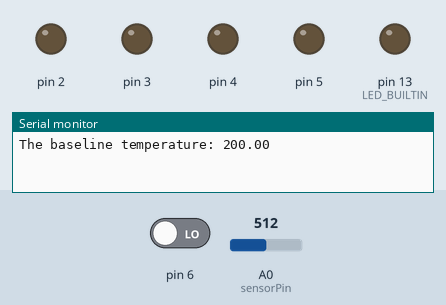
Recording of a sketch running on a simulated Arduino Uno, built with avr-gcc and run on an emulated ATmega328P. Parts: output pins drawn as LEDs (lit = HIGH), the last lines printed to the serial monitor. Dashed ring = blinking. The test bench sets the inputs (shaded band); at power-on: pin 6 LOW, A0 (sensorPin) = 512.

Above: at 2.0 s.
2.1 s: pin 6 driven HIGH
At 2.46 s:
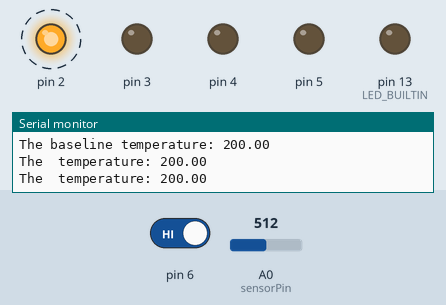
5.1 s: A0 (sensorPin) set to 517
At 5.48 s:
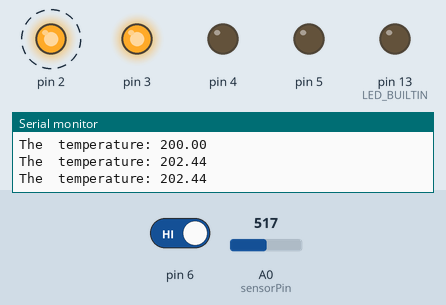
8.1 s: A0 (sensorPin) set to 716
At 8.5 s:
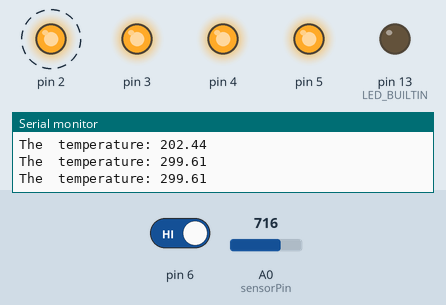
11.1 s: A0 (sensorPin) set to 511
At 11.67 s:
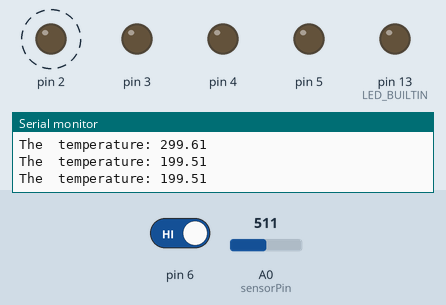
14.1 s: A0 (sensorPin) set to 900
At 14.69 s:
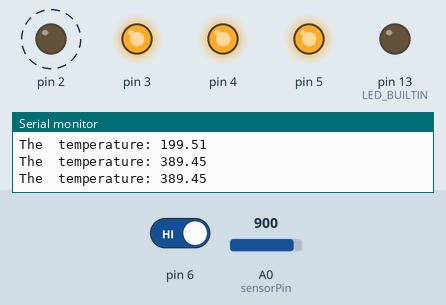
Timing chart, 0 to 18.1 s (numbered marks = the images above; inputs shaded):
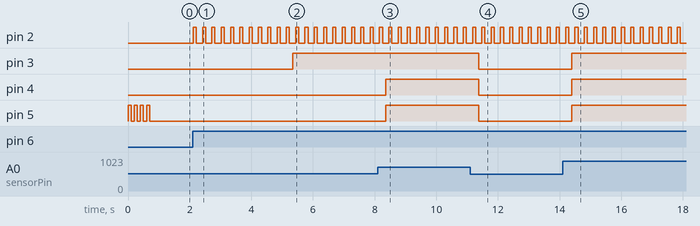

Measured:
- the behaviour switches between 516 and 517 on A0 (sensorPin) (found by bisection; images 1 and 2)
- after the input at 2.1 s, pin 2: alternates HIGH for 0.10 s and LOW for 0.20 s, starting at once
- after the input at 5.1 s, pin 3: LOW → HIGH after 0.24 s
- after the input at 8.1 s, pin 4, pin 5: LOW → HIGH after 0.26 s
- after the input at 11.1 s, pin 3–5: HIGH → LOW after 0.28 s
- after the input at 14.1 s, pin 3–5: LOW → HIGH after 0.30 s

The sketch:

sketch_apr11a.ino
```cpp
const int sensorPin = A0;
int analogInput;
float voltage, temp, bselnTemp;
void setup() {
  // put your setup code here, to run once:
  Serial.begin(9600);

  //pinMode definition
  pinMode(LED_BUILTIN, OUTPUT);
  pinMode(6, INPUT);
  for(int i = 2; i < 6; i++) {
    pinMode(i,OUTPUT);
    digitalWrite(i, LOW);
  };

  //Signal the start of the program
  for(int i = 0; i < 4; i++) {
    digitalWrite(5, HIGH);
    delay(100);
    digitalWrite(5, LOW);
    delay(100);
  };


  //Establish the baseline temperature
  for(int i = 0; i < 10; i++) {
    analogInput = analogRead(A0);
    voltage = (analogInput/1024.0) * 5.0;
    temp = (voltage - 0.5) * 100;
    bselnTemp += temp;
    delay(1);
  };
  bselnTemp = bselnTemp/10;
  Serial.print("\n\nThe baseline temperature: ");
  Serial.println(bselnTemp);
}

void loop() {
  // put your main code here, to run repeatedly:
  int buttonStatus = digitalRead(6);
  digitalWrite(LED_BUILTIN, 0);
  if(buttonStatus == 1) {
    /*for(int i = 3; i < 6; i++) {
      digitalWrite(i, LOW);
     };*/
    analogInput = analogRead(A0);
    voltage = (analogInput/1024.0) * 5.0;
    temp = (voltage - 0.5) * 100;
    //bselnTemp = temp;
    Serial.print("\nThe  temperature: ");
    Serial.println(temp);
    delay(1);
    digitalWrite(2, HIGH);
    delay(100);
    digitalWrite(2, LOW);
    delay(100);
  }
  analogInput = analogRead(A0);
  /*Serial.print("Sensor Value: ");
  Serial.print(analogInput);*/

  voltage = (analogInput/1024.0) * 5.0;
  /*Serial.print(", Voltage: ");
  Serial.print(voltage);*/

  temp = (voltage - 0.5) * 100;
  /*Serial.print(", Temperature: ");
  Serial.println(temp);*/

  if(temp < bselnTemp) {
    for(int i = 3; i < 6; i++) {
      digitalWrite(i, LOW);
   };
  }else if(temp >= bselnTemp+2 && temp < bselnTemp+4) {
    digitalWrite(3, HIGH);
    digitalWrite(4, LOW);
    digitalWrite(5, LOW);
  } else if(temp >= bselnTemp+4 && temp < bselnTemp+6) {
    digitalWrite(3, HIGH);
    digitalWrite(4, HIGH);
    digitalWrite(5, LOW);
  } else if(temp >= bselnTemp+6) {
    for(int i = 3; i < 6; i++) {
      digitalWrite(i, HIGH);
     };
    }
    delay(100);
}
```
